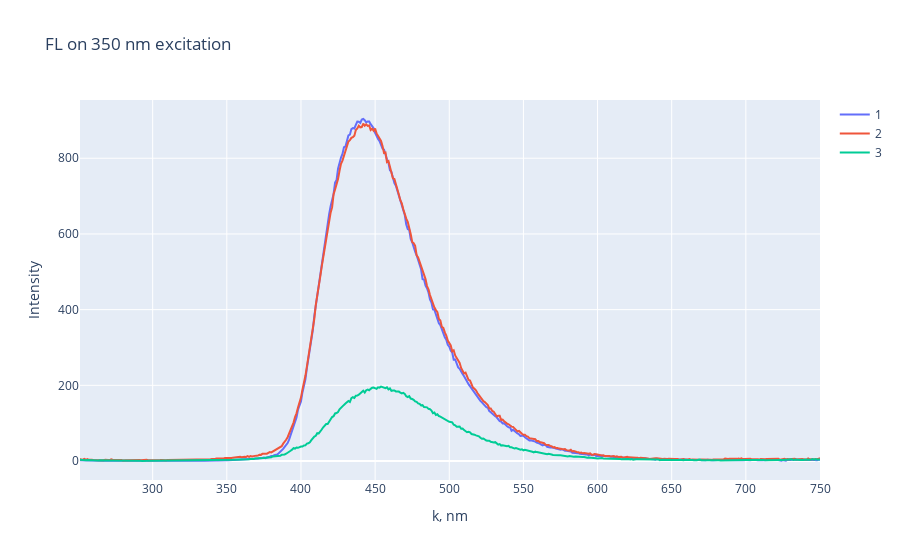

The notebook cell saved with this chart:
### Code cell
plotly_multi_scatter([(l_wavelenth, x.loc[x.index[0]].values),
                      (l_wavelenth, x.loc[x.index[1]].values),
                      (l_wavelenth, x.loc[x.index[-1]].values)], 
                     main_title="FL on 350 nm excitation", x_title="k, nm", y_title="Intensity")

### Figure 1 — Plotly figure (JSON) as saved in the notebook; plotly's stock layout.template omitted (floating-point values rounded to 4 significant figures; data arrays with more than 128 entries replaced by an {"elided": "..."} marker saying what was removed)
{"data": [{"name": "1", "type": "scatter", "x": {"elided": "500 int values"}, "y": {"elided": "500 float values"}}, {"name": "2", "type": "scatter", "x": {"elided": "500 int values"}, "y": {"elided": "500 float values"}}, {"name": "3", "type": "scatter", "x": {"elided": "500 int values"}, "y": {"elided": "500 float values"}}], "layout": {"title": {"text": "FL on 350 nm excitation"}, "xaxis": {"title": {"text": "k, nm"}}, "yaxis": {"title": {"text": "Intensity"}}}}
